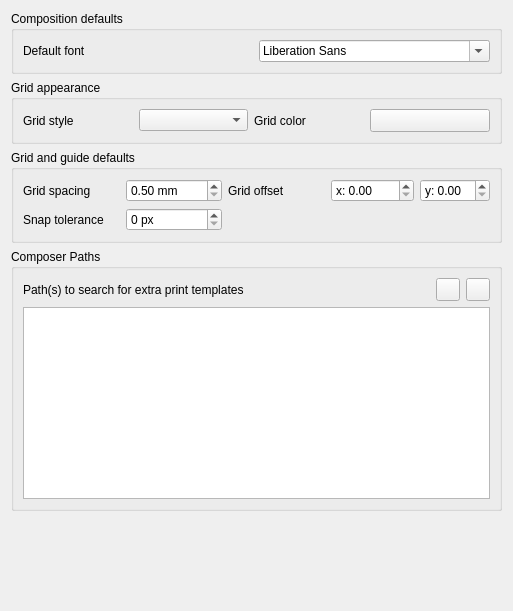
             <widget class="QWidget" name="mOptionsScrollAreaContents_12">
              <property name="geometry">
               <rect>
                <x>0</x>
                <y>0</y>
                <width>513</width>
                <height>611</height>
               </rect>
              </property>
              <layout class="QVBoxLayout" name="verticalLayout_39">
               <item>
                <widget class="QgsCollapsibleGroupBox" name="groupBox_3">
                 <property name="enabled">
                  <bool>true</bool>
                 </property>
                 <property name="title">
                  <string>Composition defaults</string>
                 </property>
                 <layout class="QGridLayout" name="gridLayout_8">
                  <item row="1" column="0">
                   <layout class="QHBoxLayout" name="horizontalLayout_39">
                    <item>
                     <widget class="QLabel" name="label_60">
                      <property name="text">
                       <string>Default font</string>
                      </property>
                     </widget>
                    </item>
                    <item>
                     <widget class="QFontComboBox" name="mComposerFontComboBox"/>
                    </item>
                   </layout>
                  </item>
                 </layout>
                </widget>
               </item>
               <item>
                <widget class="QgsCollapsibleGroupBox" name="groupBox_23">
                 <property name="title">
                  <string>Grid appearance</string>
                 </property>
                 <layout class="QGridLayout" name="gridLayout_9">
                  <item row="0" column="0">
                   <widget class="QLabel" name="label_66">
                    <property name="text">
                     <string>Grid style</string>
                    </property>
                   </widget>
                  </item>
                  <item row="0" column="2">
                   <widget class="QComboBox" name="mGridStyleComboBox"/>
                  </item>
                  <item row="0" column="3">
                   <widget class="QLabel" name="label_4">
                    <property name="text">
                     <string>Grid color</string>
                    </property>
                   </widget>
                  </item>
                  <item row="0" column="4">
                   <widget class="QgsColorButton" name="mGridColorButton">
                    <property name="minimumSize">
                     <size>
                      <width>120</width>
                      <height>0</height>
                     </size>
                    </property>
                    <property name="maximumSize">
                     <size>
                      <width>120</width>
                      <height>16777215</height>
                     </size>
                    </property>
                    <property name="text">
                     <string/>
                    </property>
                   </widget>
                  </item>
                 </layout>
                </widget>
               </item>
               <item>
                <widget class="QgsCollapsibleGroupBox" name="groupBox_24">
                 <property name="title">
                  <string>Grid and guide defaults</string>
                 </property>
                 <layout class="QGridLayout" name="gridLayout_11">
                  <item row="0" column="0">
                   <widget class="QLabel" name="label_61">
                    <property name="text">
                     <string>Grid spacing</string>
                    </property>
                   </widget>
                  </item>
                  <item row="0" column="1">
                   <widget class="QDoubleSpinBox" name="mGridResolutionSpinBox">
                    <property name="suffix">
                     <string> mm</string>
                    </property>
                    <property name="minimum">
                     <double>0.500000000000000</double>
                    </property>
                    <property name="maximum">
                     <double>9999.000000000000000</double>
                    </property>
                   </widget>
                  </item>
                  <item row="0" column="2">
                   <widget class="QLabel" name="label_63">
                    <property name="text">
                     <string>Grid offset</string>
                    </property>
                    <property name="wordWrap">
                     <bool>true</bool>
                    </property>
                   </widget>
                  </item>
                  <item row="0" column="3">
                   <layout class="QHBoxLayout" name="horizontalLayout_36">
                    <item>
                     <widget class="QDoubleSpinBox" name="mOffsetXSpinBox">
                      <property name="prefix">
                       <string>x: </string>
                      </property>
                      <property name="maximum">
                       <double>9999.000000000000000</double>
                      </property>
                     </widget>
                    </item>
                    <item>
                     <widget class="QDoubleSpinBox" name="mOffsetYSpinBox">
                      <property name="prefix">
                       <string>y: </string>
                      </property>
                      <property name="suffix">
                       <string/>
                      </property>
                     </widget>
                    </item>
                   </layout>
                  </item>
                  <item row="1" column="0">
                   <widget class="QLabel" name="label_62">
                    <property name="text">
                     <string>Snap tolerance</string>
                    </property>
                   </widget>
                  </item>
                  <item row="1" column="1">
                   <widget class="QSpinBox" name="mSnapToleranceSpinBox">
                    <property name="suffix">
                     <string> px</string>
                    </property>
                    <property name="maximum">
                     <number>200</number>
                    </property>
                   </widget>
                  </item>
                 </layout>
                </widget>
               </item>
               <item>
                <widget class="QgsCollapsibleGroupBox" name="groupBox_27">
                 <property name="title">
                  <string>Composer Paths</string>
                 </property>
                 <layout class="QGridLayout" name="_7">
                  <item row="0" column="0">
                   <widget class="QLabel" name="mSVGLabel_3">
                    <property name="text">
                     <string>Path(s) to search for extra print templates</string>
                    </property>
                   </widget>
                  </item>
                  <item row="0" column="1">
                   <spacer>
                    <property name="orientation">
                     <enum>Qt::Horizontal</enum>
                    </property>
                    <property name="sizeHint" stdset="0">
                     <size>
                      <width>31</width>
                      <height>20</height>
                     </size>
                    </property>
                   </spacer>
                  </item>
                  <item row="0" column="2">
                   <widget class="QToolButton" name="mBtnAddTemplatePath">
                    <property name="toolTip">
                     <string>Add new path</string>
                    </property>
                    <property name="text">
                     <string/>
                    </property>
                    <property name="icon">
                     <iconset resource="../../images/images.qrc">
                      <normaloff>:/images/themes/default/symbologyAdd.svg</normaloff>:/images/themes/default/symbologyAdd.svg</iconset>
                    </property>
                   </widget>
                  </item>
                  <item row="0" column="3">
                   <widget class="QToolButton" name="mBtnRemoveTemplatePath">
                    <property name="toolTip">
                     <string>Remove path</string>
                    </property>
                    <property name="text">
                     <string/>
                    </property>
                    <property name="icon">
                     <iconset resource="../../images/images.qrc">
                      <normaloff>:/images/themes/default/symbologyRemove.svg</normaloff>:/images/themes/default/symbologyRemove.svg</iconset>
                    </property>
                   </widget>
                  </item>
                  <item row="1" column="0" colspan="4">
                   <widget class="QListWidget" name="mListComposerTemplatePaths">
                    <property name="minimumSize">
                     <size>
                      <width>0</width>
                      <height>120</height>
                     </size>
                    </property>
                   </widget>
                  </item>
                 </layout>
                </widget>
               </item>
               <item>
                <spacer name="verticalSpacer_10">
                 <property name="orientation">
                  <enum>Qt::Vertical</enum>
                 </property>
                 <property name="sizeHint" stdset="0">
                  <size>
                   <width>20</width>
                   <height>40</height>
                  </size>
                 </property>
                </spacer>
               </item>
              </layout>
             </widget>
